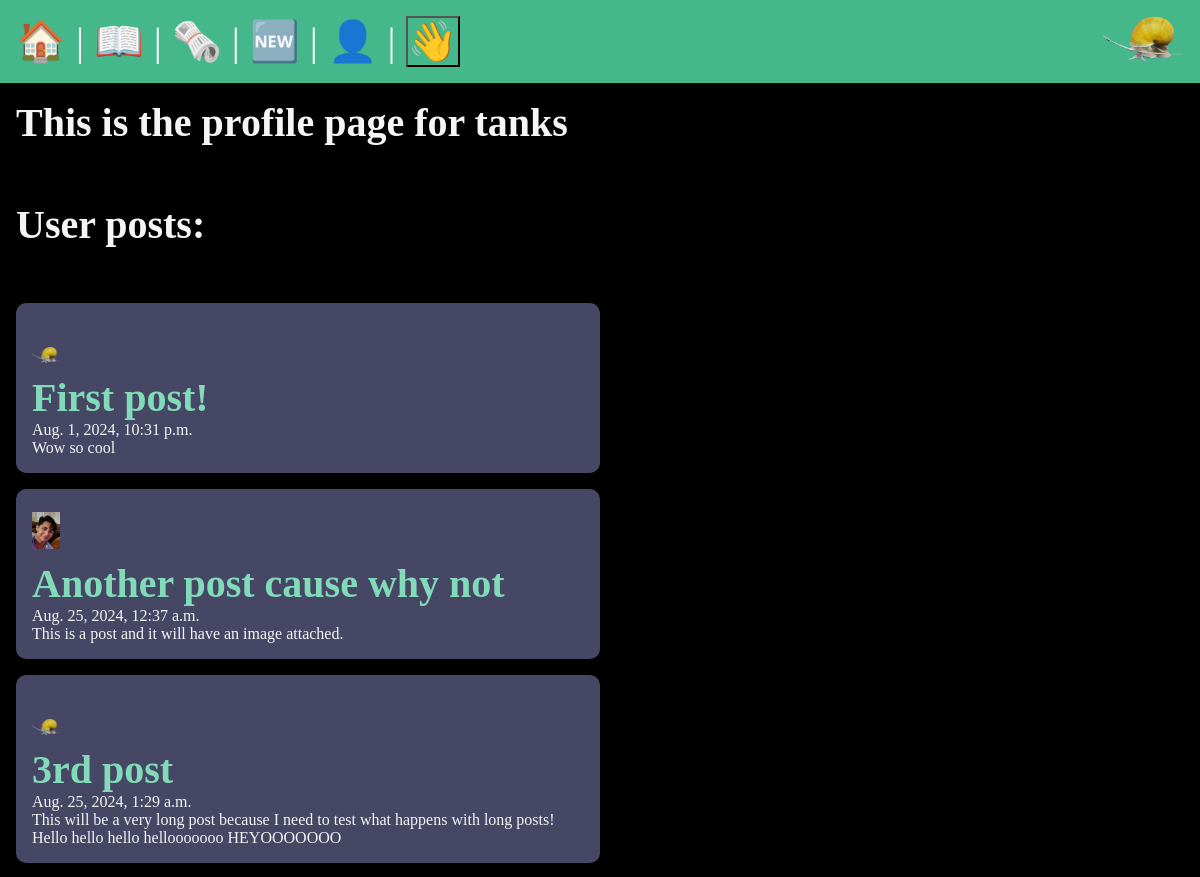
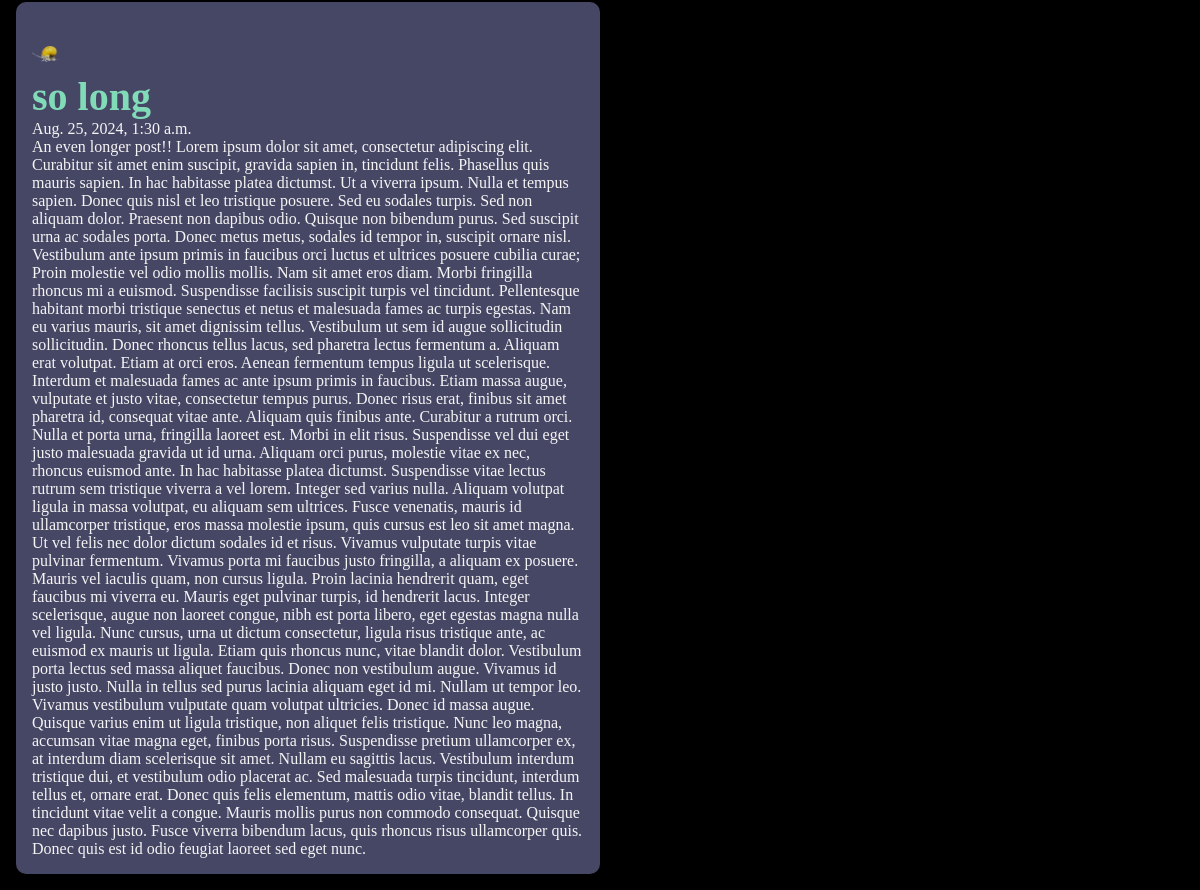
The app's page /users/profile/tanks (signed in) with its own data (2 pictures, top to bottom).
### posts/models.py (models this page shows, shortened)
class Post(models.Model):
    title = models.CharField(max_length=75)
    body = models.TextField()
    slug = models.SlugField()
    date = models.DateTimeField(auto_now_add=True)
    banner = models.ImageField(default='snail.jpg',blank=True)
    author = models.ForeignKey(User, on_delete=models.CASCADE, default=None)

### users/views.py (the view)
# urls.py: path('profile/<str:username>', views.profile, name='users-profile')
@login_required
def profile(request, username):
    user = get_object_or_404(User, username=username)
    posts = Post.objects.filter(author=user)
    return render(request, 'users/user_profile.html', {'user': user, 'posts': posts})

### users/templates/users/user_profile.html (shortened to what this page needs)
{% extends 'layout.html' %}
{% block content %}
    <h2>This is the profile page for {{user.username}} </h2>
    <br>
    <h2>User posts:</h2>
    <br>
    <section>
    {% for post in posts %}
        <article class = "post">
            <img
            class="post_thumbnail"
            src="{{ post.banner.url }}"
            alt="{{ post.title }}"
            />
            <h2>
                <a href="{% url 'posts:page' slug=post.slug %}">
                {{ post.title }}
                </a>
            </h2>
            <p> {{ post.date }} </p>
            <p> {{ post.body }} </p>
        </article>
    {% endfor %}
    </section>
{% endblock content %}

### static/css/style.css (style rules this page uses)
* { margin: 0; padding: 0; box-sizing: border-box; }
body { min-height: 100vh; background-color: black; color: whitesmoke; font-size: 3rem; }
section { display: flex; flex-flow: column; gap: 1rem; }
h2 { font-size: 2.5rem; }
p { font-size: 1rem; }
a { text-decoration: none; color: #81dbb8; }
.post { border-radius: 10px 10px; background: rgb(70, 70, 101); padding: 16px; width: 50%; height: auto; }
.post_thumbnail { width:5%; height:auto; }

### records on screen
Post: banner (picture), title "First post!", date "Aug. 1, 2024, 10:31 p.m.", body "Wow so cool"
Post: banner (picture), title "Another post cause why not", date "Aug. 25, 2024, 12:37 a.m.", body "This is a post and it will have an image attached."
Post: banner (picture), title "3rd post", date "Aug. 25, 2024, 1:29 a.m.", body "This will be a very long post because I need to test what happens with long posts! Hello hello hello hellooooooo HEYOOOOOOO"
Post: banner (picture), title "so long", date "Aug. 25, 2024, 1:30 a.m.", body "An even longer post!! Lorem ipsum dolor sit amet, consectetur adipiscing elit. Curabitur sit amet enim suscipit, gravida sapien in, tincidunt felis. Phasellus quis mauris sapien. In hac habitasse platea dictumst. Ut a viverra ipsum. Nulla et tempus sapien. Donec quis nisl et leo tristique posuere. Sed eu sodales turpis. Sed non aliquam dolor. Praesent non dapibus odio. Quisque non bibendum purus. Sed suscipit urna ac sodales porta. Donec metus metus, sodales id tempor in, suscipit ornare nisl. Vestibulum ante ipsum primis in faucibus orci luctus et ultrices posuere cubilia curae; Proin molestie vel odio mollis mollis. Nam sit amet eros diam. Morbi fringilla rhoncus mi a euismod. Suspendisse…"

### other values on screen
{{ user.username }} "tanks"
